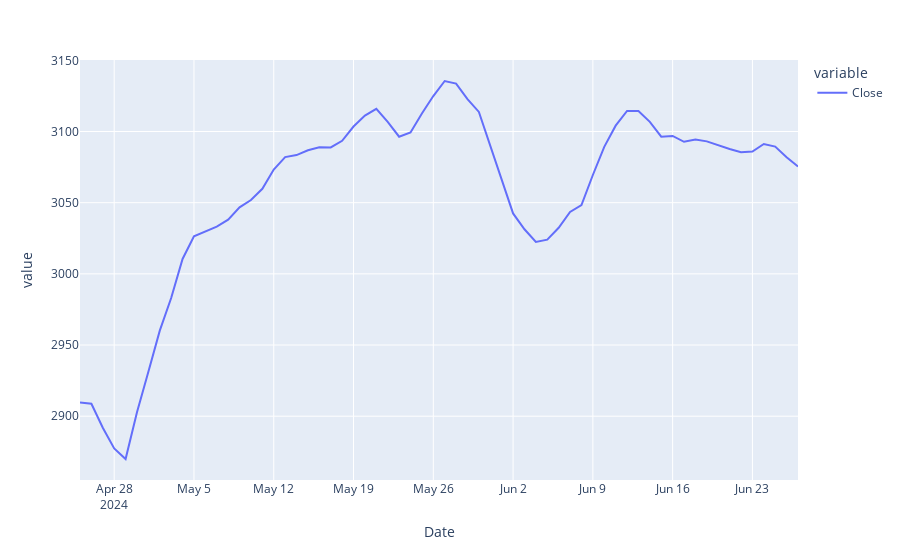

The notebook cell saved with this chart:
### Code cell
import plotly.express as px
px.line(predictions_df)
